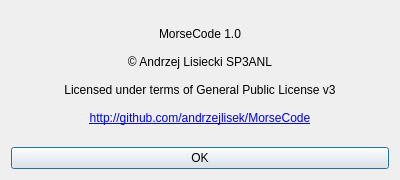
<?xml version="1.0" encoding="UTF-8"?>
<ui version="4.0">
 <class>About</class>
 <widget class="QDialog" name="About">
  <property name="geometry">
   <rect>
    <x>0</x>
    <y>0</y>
    <width>400</width>
    <height>180</height>
   </rect>
  </property>
  <property name="windowTitle">
   <string>About MorseCode</string>
  </property>
  <layout class="QGridLayout" name="gridLayout">
   <item row="0" column="0">
    <widget class="QLabel" name="AboutL">
     <property name="text">
      <string>&lt;html&gt;&lt;head/&gt;&lt;body&gt;&lt;p&gt;MorseCode 1.0&lt;br/&gt;&lt;br/&gt;© Andrzej Lisiecki SP3ANL&lt;br/&gt;&lt;br/&gt;Licensed under terms of General Public License v3&lt;br/&gt;&lt;br/&gt;&lt;a href=&quot;http://github.com/andrzejlisek/MorseCode&quot;&gt;&lt;span style=&quot; text-decoration: underline; color:#0000ff;&quot;&gt;http://github.com/andrzejlisek/MorseCode&lt;/span&gt;&lt;/a&gt;&lt;/p&gt;&lt;/body&gt;&lt;/html&gt;</string>
     </property>
     <property name="textFormat">
      <enum>Qt::RichText</enum>
     </property>
     <property name="alignment">
      <set>Qt::AlignCenter</set>
     </property>
     <property name="openExternalLinks">
      <bool>true</bool>
     </property>
    </widget>
   </item>
   <item row="1" column="0">
    <widget class="QPushButton" name="AboutBtn">
     <property name="text">
      <string>OK</string>
     </property>
    </widget>
   </item>
  </layout>
 </widget>
 <resources/>
 <connections/>
</ui>
